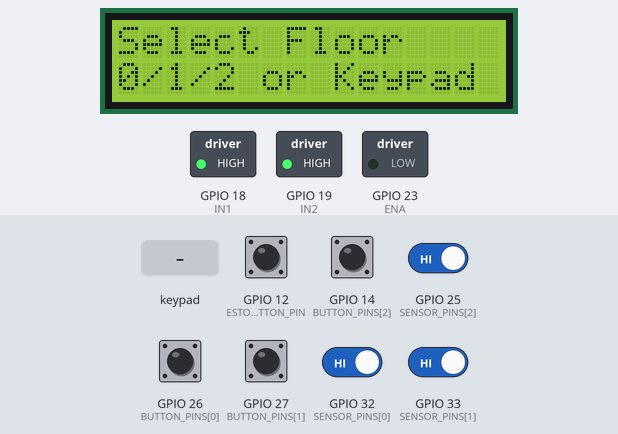
Recording of a sketch running on a simulated ESP32. Parts: 16×2 character LCD, switched loads named in the sketch (green lamp = pin HIGH). The inputs (shaded band) are chosen by the test bench; at power-on: GPIO 12 (ESTOP_BUTTON_PIN), GPIO 14 (BUTTON_PINS[2]), GPIO 25 (SENSOR_PINS[2]), GPIO 26 (BUTTON_PINS[0]), GPIO 27 (BUTTON_PINS[1]), GPIO 32 (SENSOR_PINS[0]), GPIO 33 (SENSOR_PINS[1]) HIGH.

Above: at 1.2 s.
1.3 s: keypad keys 3 2 3 3 2 5 # pressed 0.4 s apart
At 3.1 s:
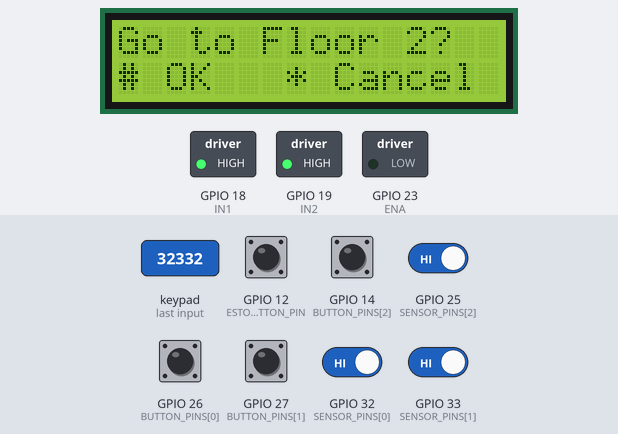
5.8 s: GPIO 25 (SENSOR_PINS[2]) driven LOW
At 7.5 s:
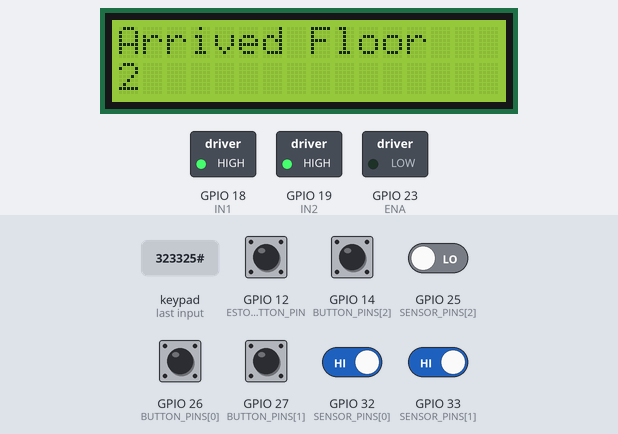
8.3 s: key 'D' pressed
At 9.2 s:
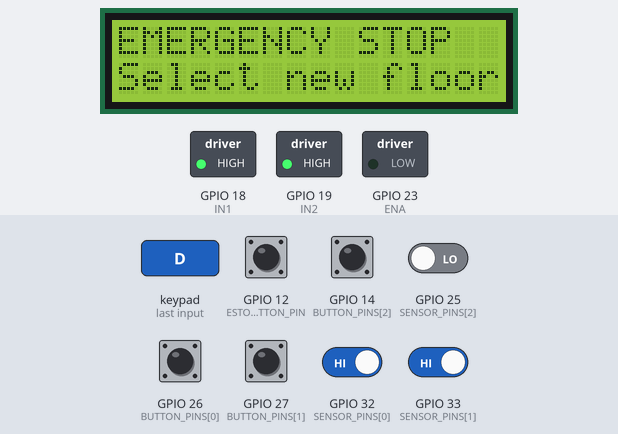
9.8 s: keypad keys 3 2 3 3 2 5 # pressed 0.4 s apart
At 13.6 s:
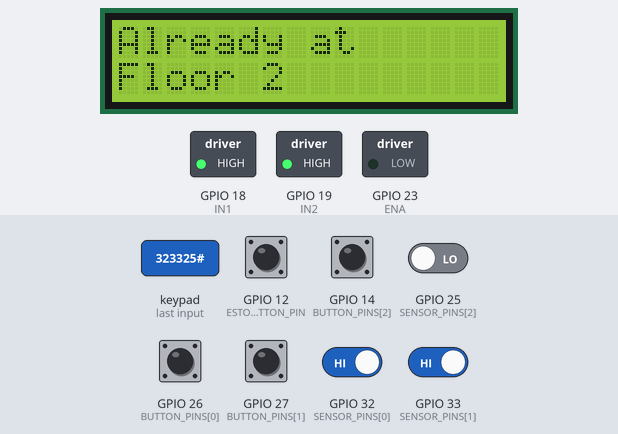
14.1 s: keypad keys 1 3 1 5 4 1 6 # pressed 0.4 s apart
At 18.5 s:
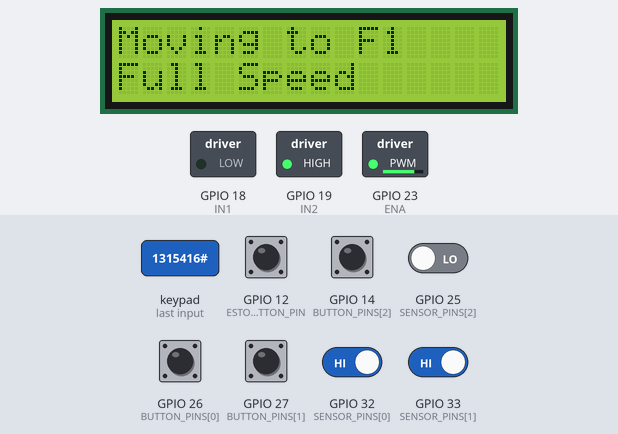
19.0 s: GPIO 33 (SENSOR_PINS[1]) driven LOW
At 19.94 s:
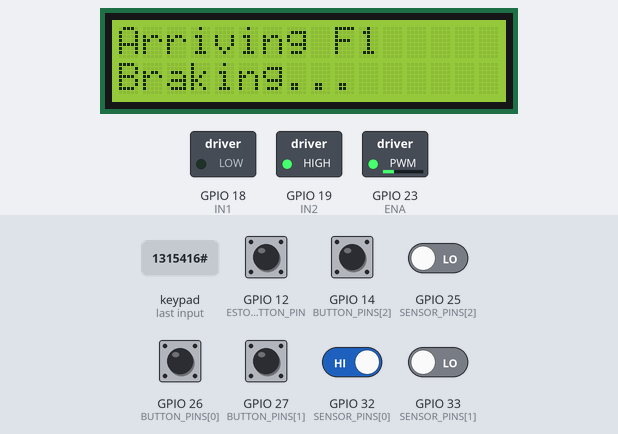
Timing chart, 0 to 21.9 s (numbered marks = the images above; inputs shaded):
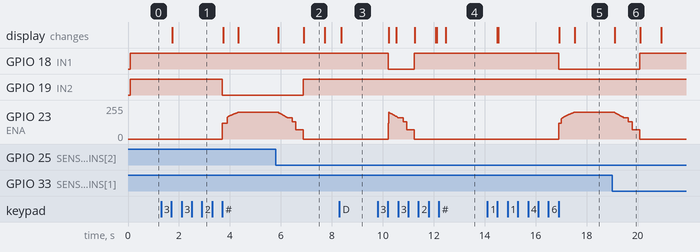

The sketch:

elevator_control.ino
```cpp
/*
  ==============================================================
  ELEVATOR BRAKING CONTROL SYSTEM
  Mechatronics Engineering - Electric Drives Project
  Helwan National University - 3rd Year

  Hardware:
    - ESP32 Microcontroller
    - L298N Motor Driver (H-Bridge)
    - 3x Hall Effect Sensors (Floor 0, 1, 2)
    - 4x4 Matrix Keypad
    - 16x2 I2C LCD (address 0x27)
    - 4x Push Buttons (3 floor select + 1 emergency stop)

  NOTE: Reconstructed from the project's technical documentation
  report (pin mapping, algorithm formulas, debounce timings, and
  function signatures). Verify against your actual wiring before
  flashing, and adjust pin numbers if your build differs.
  ==============================================================
*/

#include <Wire.h>
#include <LiquidCrystal_I2C.h>
#include <Keypad.h>

// ---------------- LCD ----------------
LiquidCrystal_I2C lcd(0x27, 16, 2);

// ---------------- Motor Driver (L298N) ----------------
const int ENA = 23;   // PWM speed control
const int IN1 = 18;   // Direction control line 1
const int IN2 = 19;   // Direction control line 2

const int PWM_CHANNEL = 0;
const int PWM_FREQ    = 1000;  // 1 kHz
const int PWM_RES     = 8;     // 8-bit (0-255)

// ---------------- Hall Effect Sensors ----------------
// Active LOW, internal pull-up, 80 ms debounce
const int SENSOR_PINS[3] = {32, 33, 25};   // Floor 0, 1, 2 - adjust to your wiring
const unsigned long SENSOR_DEBOUNCE_MS = 80;

// ---------------- Push Buttons ----------------
// 3 floor buttons + 1 emergency stop, 50 ms debounce
const int BUTTON_PINS[3] = {26, 27, 14};   // B0, B1, B2 - adjust to your wiring
const int ESTOP_BUTTON_PIN = 12;
const unsigned long BUTTON_DEBOUNCE_MS = 50;

bool lastButtonState[4] = {HIGH, HIGH, HIGH, HIGH};
unsigned long lastButtonChangeTime[4] = {0, 0, 0, 0};

// ---------------- Keypad (4x4) ----------------
const byte ROWS = 4;
const byte COLS = 4;
char keys[ROWS][COLS] = {
  {'1','2','3','A'},
  {'4','5','6','B'},
  {'7','8','9','C'},
  {'*','0','#','D'}
};
byte rowPins[ROWS] = {13, 15, 4, 16};   // adjust to your wiring
byte colPins[COLS] = {17, 5, 22, 21};   // adjust to your wiring
Keypad keypad = Keypad(makeKeymap(keys), rowPins, colPins, ROWS, COLS);

// ---------------- Motion Profile Parameters ----------------
const int   MAX_SPEED       = 200;   // full-speed PWM
const int   RAMP_MIN_SPEED  = 120;   // initial PWM at start of ramp
const int   BRAKE_END_SPEED = 70;    // PWM at end of braking curve
const unsigned long RAMP_TIME_MS  = 600;   // acceleration phase duration
const unsigned long BRAKE_TIME_MS = 700;   // deceleration phase duration
const unsigned long HOLD_TIME_MS  = 150;   // hold phase duration
const unsigned long COAST_TIME_MS = 150;   // coast-to-zero phase duration

// ---------------- State Machine ----------------
enum ElevatorState {
  IDLE,
  FLOOR_SELECT,
  CONFIRM,
  RAMPING,
  FULL_SPEED,
  BRAKING,
  STOPPED,
  EMERGENCY_STOP
};
ElevatorState currentState = IDLE;

int currentFloor   = 0;       // last known / current floor (0,1,2)
int targetFloor    = -1;      // selected destination
int travelDir      = 0;       // 1 = up, -1 = down
bool positionKnown = true;

unsigned long sensorActiveSince[3] = {0, 0, 0};
bool sensorDebouncing[3] = {false, false, false};

String lcdLine1 = "";
String lcdLine2 = "";

// ==============================================================
// MOTOR CONTROL FUNCTIONS
// ==============================================================

void motorUp(int spd) {
  // Rotates motor clockwise (upward direction) at specified PWM speed
  digitalWrite(IN1, HIGH);
  digitalWrite(IN2, LOW);
  ledcWrite(PWM_CHANNEL, constrain(spd, 0, 255));
}

void motorDown(int spd) {
  // Rotates motor counterclockwise (downward direction) at specified PWM speed
  digitalWrite(IN1, LOW);
  digitalWrite(IN2, HIGH);
  ledcWrite(PWM_CHANNEL, constrain(spd, 0, 255));
}

void motorStop() {
  // Applies active braking by setting both IN1 and IN2 HIGH
  digitalWrite(IN1, HIGH);
  digitalWrite(IN2, HIGH);
  ledcWrite(PWM_CHANNEL, 0);
}

void motorRun(int dir, int spd) {
  // Unified motor control: dir = 1 for up, dir = -1 for down
  if (dir == 1) motorUp(spd);
  else if (dir == -1) motorDown(spd);
  else motorStop();
}

// ==============================================================
// LCD HELPERS
// ==============================================================

void lcdSet(String line1, String line2) {
  // Updates LCD only when content has changed, reducing I2C traffic/flicker
  if (line1 == lcdLine1 && line2 == lcdLine2) return;
  lcdLine1 = line1;
  lcdLine2 = line2;
  lcd.clear();
  lcd.setCursor(0, 0);
  lcd.print(line1);
  lcd.setCursor(0, 1);
  lcd.print(line2);
}

void showTempMsg(String line1, String line2, ElevatorState nextState) {
  // Displays a temporary message for 2 seconds, then transitions to nextState
  lcdSet(line1, line2);
  delay(2000);
  currentState = nextState;
}

// ==============================================================
// BUTTON DEBOUNCE
// ==============================================================

bool readButton(int idx, int pin) {
  // Debounced button reading; returns true on a valid press
  // after the debounce period (50 ms), tracking press/release edges.
  bool reading = digitalRead(pin);
  bool pressed = false;

  if (reading != lastButtonState[idx]) {
    lastButtonChangeTime[idx] = millis();
  }

  if ((millis() - lastButtonChangeTime[idx]) > BUTTON_DEBOUNCE_MS) {
    if (reading == LOW && lastButtonState[idx] == HIGH) {
      pressed = true;
    }
  }

  lastButtonState[idx] = reading;
  return pressed;
}

// ==============================================================
// SENSOR DEBOUNCE / FLOOR DETECTION
// ==============================================================

void checkSensors() {
  // Monitors floor sensors during motion. Implements an 80 ms debounce
  // and triggers the braking sequence once the target floor sensor
  // has been continuously active (LOW) for the full debounce window.
  for (int i = 0; i < 3; i++) {
    bool active = (digitalRead(SENSOR_PINS[i]) == LOW);

    if (active) {
      if (!sensorDebouncing[i]) {
        sensorDebouncing[i] = true;
        sensorActiveSince[i] = millis();
      } else if (millis() - sensorActiveSince[i] >= SENSOR_DEBOUNCE_MS) {
        if (currentState == RAMPING || currentState == FULL_SPEED) {
          if (i == targetFloor) {
            currentState = BRAKING;
          }
        }
      }
    } else {
      sensorDebouncing[i] = false;
    }
  }
}

int detectInitialFloor() {
  // On startup, checks all three floor sensors.
  // Defaults to ground floor (0) for safety if none are active.
  for (int i = 0; i < 3; i++) {
    if (digitalRead(SENSOR_PINS[i]) == LOW) return i;
  }
  return 0;
}

// ==============================================================
// MOTION PROFILE (ACCELERATION / DECELERATION CURVES)
// ==============================================================

int rampSpeed(unsigned long elapsed) {
  // Square-root acceleration curve:
  // speed = rampMinSpeed + (maxSpeed - rampMinSpeed) * sqrt(progress)
  float progress = constrain((float)elapsed / RAMP_TIME_MS, 0.0, 1.0);
  float curve = sqrt(progress);
  return RAMP_MIN_SPEED + (int)((MAX_SPEED - RAMP_MIN_SPEED) * curve);
}

int brakeSpeed(unsigned long elapsed) {
  // Inverse square-root deceleration curve:
  // speed = maxSpeed - (maxSpeed - brakeEndSpeed) * (1 - sqrt(1 - progress))
  float progress = constrain((float)elapsed / BRAKE_TIME_MS, 0.0, 1.0);
  float curve = 1.0 - sqrt(1.0 - progress);
  return MAX_SPEED - (int)((MAX_SPEED - BRAKE_END_SPEED) * curve);
}

// ==============================================================
// ELEVATOR MOVEMENT LOGIC
// ==============================================================

void goToFloor(int floor) {
  // Initiates movement to the specified floor.
  // Handles the same-floor case and emergency-recovery direction logic.
  if (floor == currentFloor && positionKnown) {
    showTempMsg("Already at", "Floor " + String(floor), IDLE);
    return;
  }

  targetFloor = floor;

  if (!positionKnown) {
    // Emergency-recovery: direction inferred from last known floor
    travelDir = (targetFloor > currentFloor) ? 1 : -1;
  } else {
    travelDir = (targetFloor > currentFloor) ? 1 : -1;
  }

  currentState = RAMPING;
}

void runMotionProfile() {
  static unsigned long phaseStart = 0;
  static ElevatorState lastState = IDLE;

  if (currentState != lastState) {
    phaseStart = millis();
    lastState = currentState;
  }

  unsigned long elapsed = millis() - phaseStart;

  switch (currentState) {

    case RAMPING: {
      checkSensors();
      int spd = rampSpeed(elapsed);
      motorRun(travelDir, spd);
      lcdSet("Moving to F" + String(targetFloor), "Accelerating...");
      if (elapsed >= RAMP_TIME_MS) currentState = FULL_SPEED;
      break;
    }

    case FULL_SPEED: {
      checkSensors();
      motorRun(travelDir, MAX_SPEED);
      lcdSet("Moving to F" + String(targetFloor), "Full Speed");
      break;
    }

    case BRAKING: {
      int spd = brakeSpeed(elapsed);
      motorRun(travelDir, spd);
      lcdSet("Arriving F" + String(targetFloor), "Braking...");
      if (elapsed >= BRAKE_TIME_MS) {
        phaseStart = millis();
        // proceed to Hold phase manually
        unsigned long holdStart = millis();
        while (millis() - holdStart < HOLD_TIME_MS) {
          motorRun(travelDir, BRAKE_END_SPEED);
        }
        // Coast phase: linear ramp-down to 0
        unsigned long coastStart = millis();
        while (millis() - coastStart < COAST_TIME_MS) {
          float p = (float)(millis() - coastStart) / COAST_TIME_MS;
          int spdCoast = BRAKE_END_SPEED * (1.0 - p);
          motorRun(travelDir, spdCoast);
        }
        motorStop();
        currentFloor = targetFloor;
        positionKnown = true;
        currentState = STOPPED;
      }
      break;
    }

    case STOPPED: {
      lcdSet("Arrived Floor", String(currentFloor));
      delay(800);
      currentState = IDLE;
      break;
    }

    default:
      break;
  }
}

// ==============================================================
// EMERGENCY STOP
// ==============================================================

void triggerEmergencyStop() {
  motorStop();
  positionKnown = false;
  currentState = EMERGENCY_STOP;
  lcdSet("EMERGENCY STOP", "Select floor");
}

// ==============================================================
// SETUP
// ==============================================================

void setup() {
  Serial.begin(115200);

  pinMode(IN1, OUTPUT);
  pinMode(IN2, OUTPUT);
  ledcSetup(PWM_CHANNEL, PWM_FREQ, PWM_RES);
  ledcAttachPin(ENA, PWM_CHANNEL);

  for (int i = 0; i < 3; i++) pinMode(SENSOR_PINS[i], INPUT_PULLUP);
  for (int i = 0; i < 3; i++) pinMode(BUTTON_PINS[i], INPUT_PULLUP);
  pinMode(ESTOP_BUTTON_PIN, INPUT_PULLUP);

  lcd.init();
  lcd.backlight();

  currentFloor = detectInitialFloor();
  positionKnown = true;

  lcdSet("Elevator Ready", "Floor " + String(currentFloor));
  motorStop();
}

// ==============================================================
// MAIN LOOP
// ==============================================================

void loop() {
  char key = keypad.getKey();

  // ---- Emergency stop (keypad D or dedicated button) ----
  if (key == 'D' || readButton(3, ESTOP_BUTTON_PIN)) {
    triggerEmergencyStop();
  }

  switch (currentState) {

    case IDLE: {
      lcdSet("Select Floor", "0/1/2 or Keypad");

      // Direct button control (no confirmation)
      for (int i = 0; i < 3; i++) {
        if (readButton(i, BUTTON_PINS[i])) {
          goToFloor(i);
        }
      }

      // Keypad control (requires confirmation)
      if (key >= '0' && key <= '2') {
        targetFloor = key - '0';
        currentState = CONFIRM;
      }
      break;
    }

    case CONFIRM: {
      lcdSet("Go to Floor " + String(targetFloor) + "?", "# OK   * Cancel");
      if (key == '#') {
        goToFloor(targetFloor);
      } else if (key == '*') {
        currentState = IDLE;
      }
      break;
    }

    case EMERGENCY_STOP: {
      lcdSet("EMERGENCY STOP", "Select new floor");
      if (key >= '0' && key <= '2') {
        goToFloor(key - '0');
      }
      for (int i = 0; i < 3; i++) {
        if (readButton(i, BUTTON_PINS[i])) {
          goToFloor(i);
        }
      }
      break;
    }

    case RAMPING:
    case FULL_SPEED:
    case BRAKING:
    case STOPPED:
      runMotionProfile();
      break;

    default:
      break;
  }
}
```

Measured:
- after the input at 1.3 s, GPIO 19 (IN2): HIGH → LOW after 2.4 s; GPIO 23 (ENA): moves from 0/255 to 199/255 over 0.60 s, starting after 2.4 s; the display: changes after 0.44 s (image 1)
- after the input at 5.8 s, GPIO 19 (IN2): LOW → HIGH after 1.1 s; GPIO 23 (ENA): moves from 199/255 to 0/255 over 0.97 s, starting after 0.11 s; the display: first changes after 0.11 s (image 2 shows a later state)
- after the input at 8.3 s, the display: changes after 0.07 s (image 3)
- after the input at 9.8 s, GPIO 18 (IN1): HIGH → LOW after 0.41 s, → HIGH 1.0 s later; GPIO 23 (ENA): rises from 0/255 to 199/255 in 0.03 s, then falls to 0/255 in 1.0 s; the display: first changes after 0.44 s (image 4 shows a later state)
- after the input at 14.1 s, GPIO 18 (IN1): HIGH → LOW after 2.8 s; GPIO 23 (ENA): moves from 0/255 to 199/255 over 0.60 s, starting after 2.8 s; the display: first differs from a run without the input after 0.44 s (image 5 shows a later state)
- after the input at 19.0 s, GPIO 18 (IN1): LOW → HIGH after 1.1 s; GPIO 23 (ENA): moves from 199/255 to 0/255 over 0.97 s, starting after 0.11 s; the display: changes after 0.11 s (image 6)
- what the display in image 2 shows lasts 0.8 s, from 6.9 s to 7.7 s
